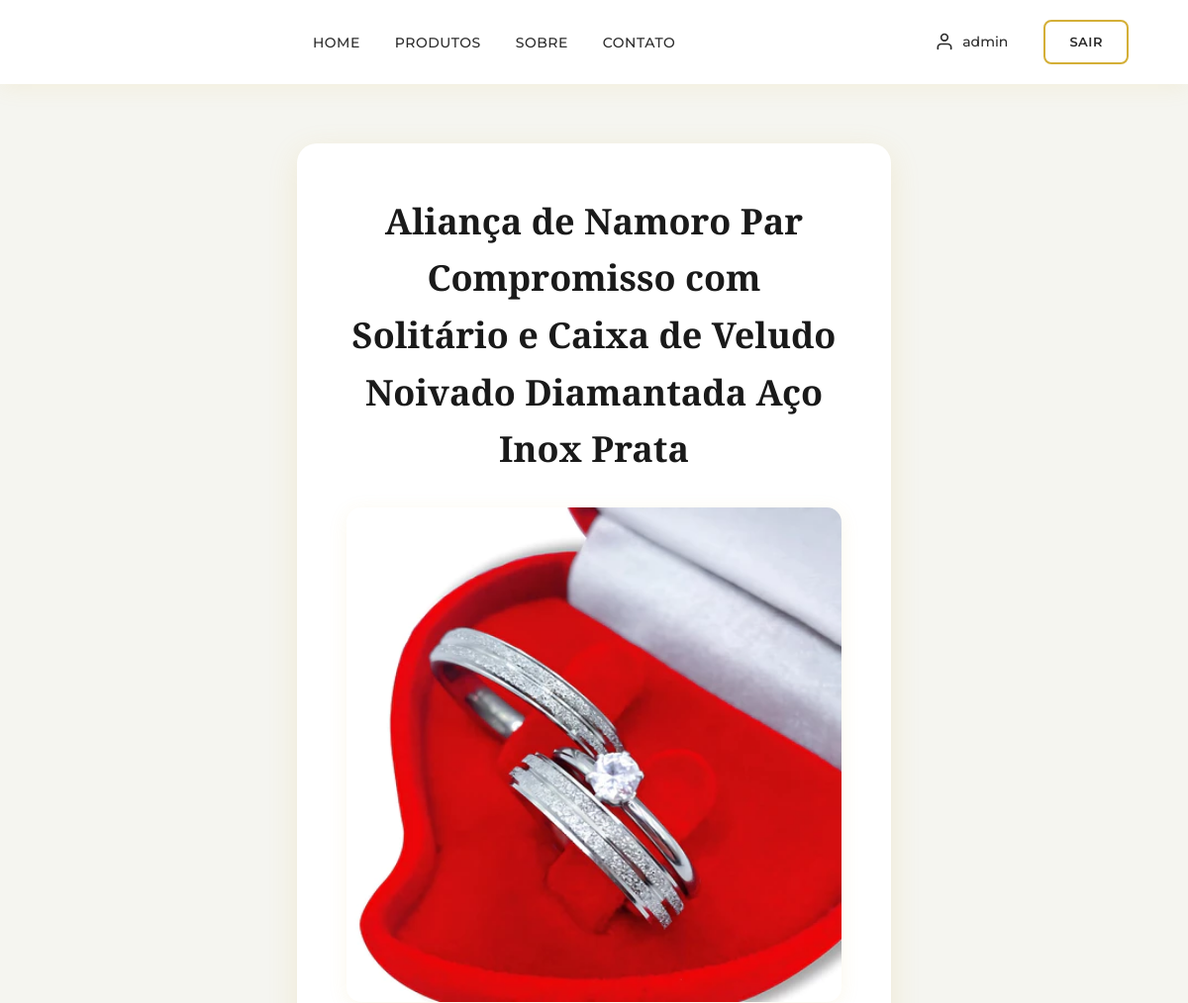
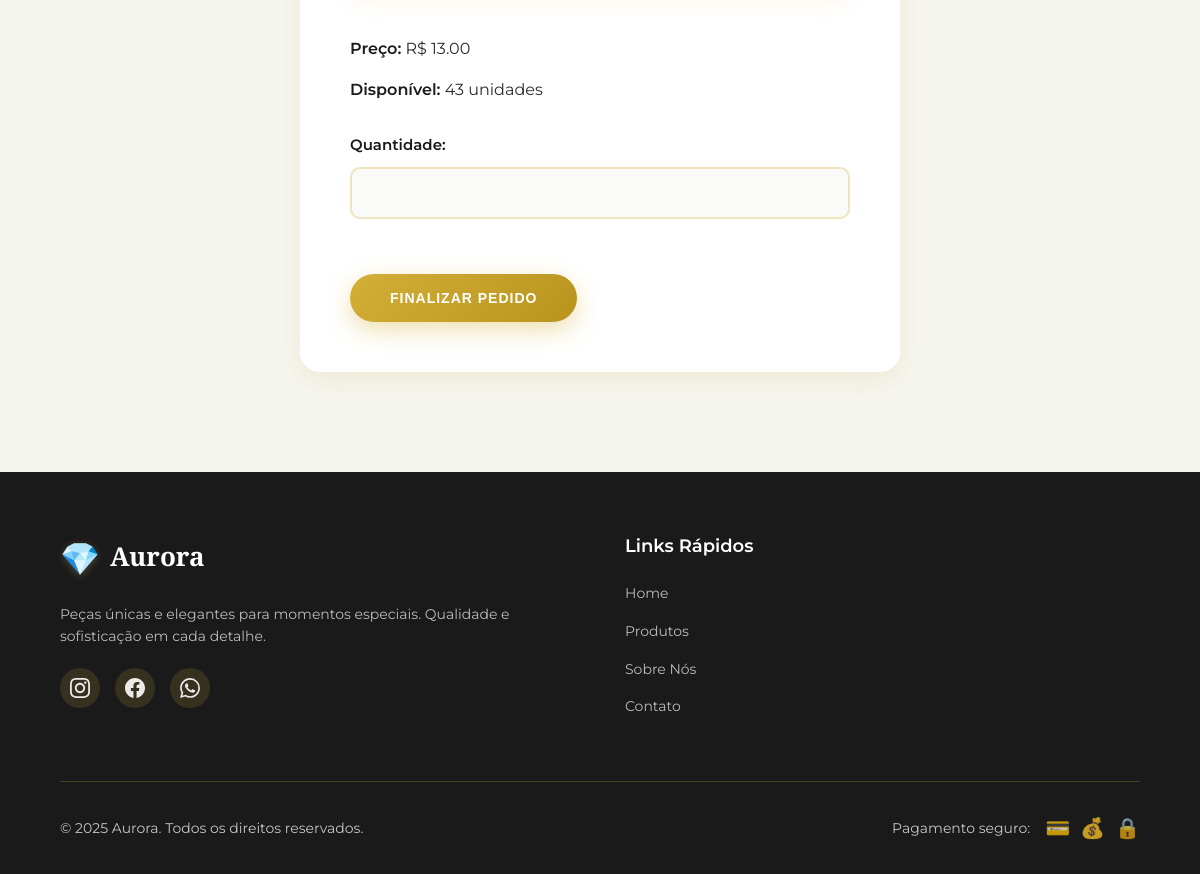
The page /comprar/1 (signed in) on the database its author committed (2 pictures, top to bottom).
### app/models.py (models this page shows, shortened)
class Produto (models.Model):
    nome = models.CharField(max_length=150)
    estoque = models.PositiveIntegerField()
    preco = models.DecimalField(max_digits=10, decimal_places=2)
    descricao = models.TextField()
    foto = models.ImageField(upload_to="produtos/", blank=True, null=True)
    criado_em = models.DateTimeField(auto_now_add=True)
    atualizado_em = models.DateTimeField(auto_now=True)

### app/views.py (the view)
# urls.py: path("comprar/<int:id_prod>", views.comprar, name="comprar"),
@login_required(login_url='loginUsuario')
def comprar(request, id_prod):
    produto = get_object_or_404(Produto, id=id_prod)
    return render(request, "comprar.html", {"produto":produto})

### app/templates/comprar.html (shortened to what this page needs)
{% extends "template.html" %}
{% load static %}
{% block content %}
<section class="compra-card">
    <h2>{{ produto.nome }}</h2>
    <img src="{{ produto.foto.url }}" class="produto-img">
    <p><strong>Preço:</strong> R$ {{ produto.preco }}</p>
    <p><strong>Disponível:</strong> {{ produto.estoque }} unidades</p>
    <form method="POST" action="{% url 'finalizarCompra' produto.id %}">
        <label>Quantidade:</label>
        <input type="number" name="quantidade" min="1" max="{{ produto.estoque }}" required>
        <button type="submit" class="btn-primary">Finalizar Pedido</button>
    </form>
</section>
{% endblock %}

### app/templates/template.html (shortened to what this page needs)
{% load static %}
<!DOCTYPE html>
<html lang="pt-br">
<head>
    <link rel="stylesheet" href="{% static 'styles/style.css' %}">
</head>
<body>
    <header class="header-main">
        <nav class="navbar">
            <div class="navbar-container">
                <ul class="menu" role="navigation">
                    <li><a href="/" class="menu-link">Home</a></li>
                    <li><a href="#produtos" class="menu-link">Produtos</a></li>
                    <li><a href="#sobre" class="menu-link">Sobre</a></li>
                    <li><a href="#contato" class="menu-link">Contato</a></li>
                </ul>
                <div class="navbar-actions">
                    {% if request.user.is_authenticated %}
                        <a href="{% url 'perfil' %}" class="user-profile" title="Meu Perfil">
                            <svg width="20" height="20" viewBox="0 0 24 24" fill="none" stroke="currentColor" stroke-width="2" stroke-linecap="round" stroke-linejoin="round">
                                <path d="M20 21v-2a4 4 0 0 0-4-4H8a4 4 0 0 0-4 4v2"></path>
                                <circle cx="12" cy="7" r="4"></circle>
                            </svg>
                            <span>{{ request.session.nome_usuario|default:request.user.username }}</span>
                        </a>
                        <a href="{% url 'logoutUsuario' %}" class="btn-logout">Sair</a>
                    {% else %}
                        <a href="{% url 'loginUsuario' %}" class="btn-login">Entrar</a>
                        <a href="{% url 'salvarUsuario' %}" class="btn-signup">Cadastrar</a>
                    {% endif %}
                </div>
            </div>
        </nav>
    </header>
    <main class="main-content">
        {% block content %}
        {% endblock %}
    </main>
    <footer class="footer-main">
        <div class="footer-container">
            <div class="footer-content">
                <div class="footer-section">
                    <h3 class="footer-logo">
                        <span class="logo-icon">💎</span>
                        Aurora
                    </h3>
                    <p class="footer-description">
                        Peças únicas e elegantes para momentos especiais.
                        Qualidade e sofisticação em cada detalhe.
                    </p>
                    <div class="footer-social">
                        <a href="#" class="social-link" aria-label="Siga-nos no Instagram" title="Instagram">
                        </a>
                        <a href="#" class="social-link" aria-label="Siga-nos no Facebook" title="Facebook">
                        </a>
                        <a href="#" class="social-link" aria-label="Fale conosco no WhatsApp" title="WhatsApp">
                        </a>
                    </div>
                </div>
                <div class="footer-section">
                    <h4 class="footer-title">Links Rápidos</h4>
                    <ul class="footer-links">
                        <li><a href="/">Home</a></li>
                        <li><a href="#produtos">Produtos</a></li>
                        <li><a href="#sobre">Sobre Nós</a></li>
                        <li><a href="#contato">Contato</a></li>
                    </ul>
                </div>
            </div>
            <div class="footer-bottom">
                <p>&copy; 2025 Aurora. Todos os direitos reservados.</p>
                <div class="footer-payment">
                    <span>Pagamento seguro:</span>
                    <div class="payment-icons">
                        <span title="Cartão de Crédito">💳</span>
                        <span title="PIX">💰</span>
                        <span title="Transação Segura">🔒</span>
                    </div>
                </div>
            </div>
        </div>
    </footer>
</body>
</html>

### rows shown on the page
Produto: nome "Aliança de Namoro Par Compromisso com Solitário e Caixa de Veludo Noivado Diamantada Aço Inox Prata", foto (picture), preco "13.00", estoque "43"

### other values the page prints
{{ request.session.nome_usuario|default:request.user.username }} "admin"
